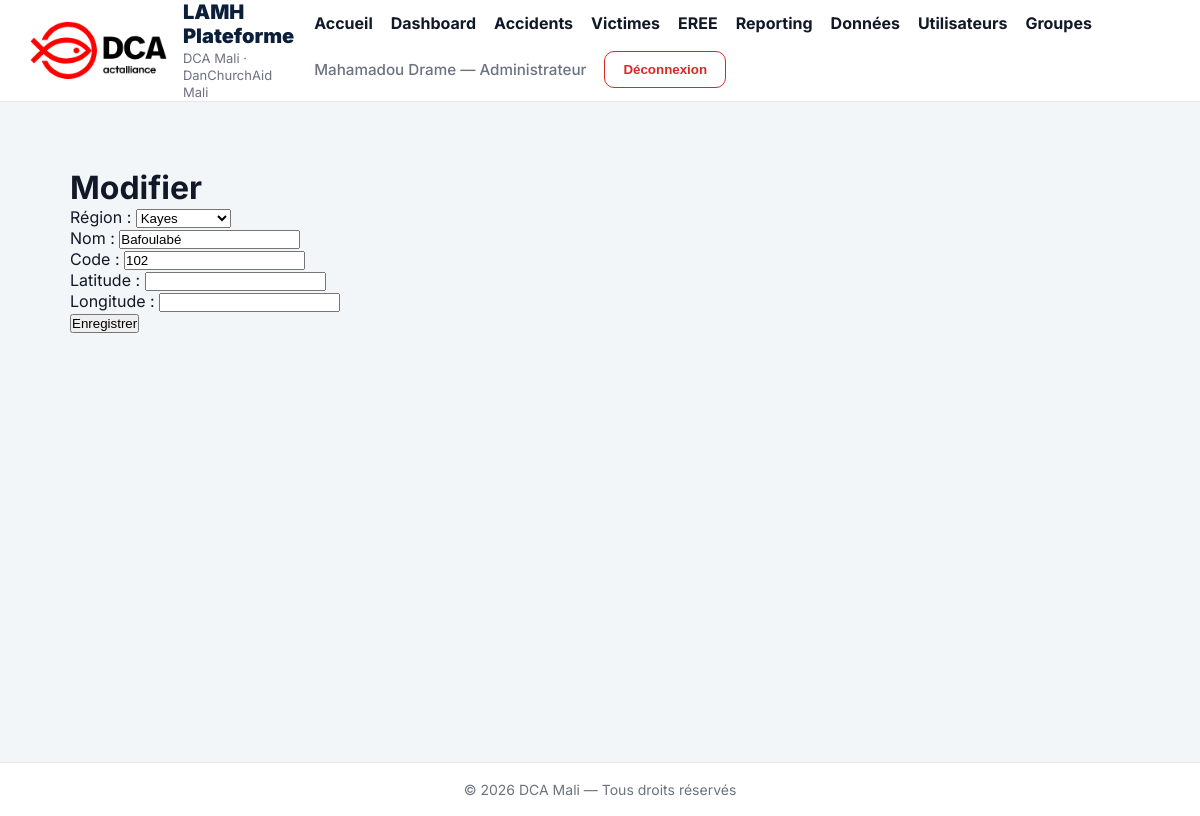
The app's page /data-management/cercles/2/edit/ (signed in) with its own data.
### apps/accounts/models.py (models this page shows, shortened)
class User(AbstractUser):
    ROLE_ADMIN = "ADMIN"
    ROLE_SUPERVISOR = "SUPERVISOR"
    ROLE_PROJECT_MANAGER = "PROJECT_MANAGER"
    ROLE_TECH_VALIDATOR = "TECH_VALIDATOR"
    ROLE_TECH_VERIFIER = "TECH_VERIFIER"
    ROLE_DATA_ENTRY = "DATA_ENTRY"
    ROLE_VIEWER = "VIEWER"
    ROLE_CHOICES = [
        (ROLE_ADMIN, "Administrateur"),
        (ROLE_SUPERVISOR, "Superviseur"),
        (ROLE_PROJECT_MANAGER, "Project Manager"),
        (ROLE_TECH_VALIDATOR, "Validateur technique"),
        (ROLE_TECH_VERIFIER,"Verification technique"),
        (ROLE_DATA_ENTRY, "Agent de saisie"),
        (ROLE_VIEWER, "Lecteur"),
    ]
    role = models.CharField(
        max_length=30,
        choices=ROLE_CHOICES,
        default=ROLE_VIEWER,
    )
    region = models.ForeignKey(
        "geo.Region",
        on_delete=models.SET_NULL,
        null=True,
        blank=True,
    )
    cercle = models.ForeignKey(
        "geo.Cercle",
        on_delete=models.SET_NULL,
        null=True,
        blank=True,
    )
    commune = models.ForeignKey(
        "geo.Commune",
        on_delete=models.SET_NULL,
        null=True,
        blank=True,
    )
    must_change_password = models.BooleanField(
        default=True,
        verbose_name="Doit changer le mot de passe"
    )
    temporary_password_created_at = models.DateTimeField(
        null=True,
        blank=True,
        verbose_name="Date création mot de passe temporaire"
    )
    last_password_change = models.DateTimeField(
        null=True,
        blank=True,
        verbose_name="Dernier changement mot de passe"
    )
    failed_login_attempts = models.PositiveIntegerField(
        default=0,
        verbose_name="Tentatives échouées"
    )
    account_locked_until = models.DateTimeField(
        null=True,
        blank=True,
        verbose_name="Compte verrouillé jusqu'à"
    )
    created_at = models.DateTimeField(
        auto_now_add=True
    )
    updated_at = models.DateTimeField(
        auto_now=True
    )

### apps/geo/models.py (models this page shows, shortened)
class Cercle(models.Model):
    region = models.ForeignKey(
        Region,
        on_delete=models.CASCADE,
        related_name="cercles",
        verbose_name="Région",
    )
    name = models.CharField("Nom", max_length=150)
    code = models.CharField("Code", max_length=20, unique=True)
    latitude = models.DecimalField(max_digits=10, decimal_places=7, null=True, blank=True)
    longitude = models.DecimalField(max_digits=10, decimal_places=7, null=True, blank=True)
    class Meta:
        ordering = ["name"]
        verbose_name = "Cercle"
        verbose_name_plural = "Cercles"
        unique_together = [("region", "name")]

class Region(models.Model):
    name = models.CharField("Nom", max_length=150)
    code = models.CharField("Code", max_length=20, unique=True)
    latitude = models.DecimalField(max_digits=10, decimal_places=7, null=True, blank=True)
    longitude = models.DecimalField(max_digits=10, decimal_places=7, null=True, blank=True)
    class Meta:
        ordering = ["name"]
        verbose_name = "Région"
        verbose_name_plural = "Régions"
    def __str__(self):
        return self.name

### apps/core/views.py (the view)
# urls.py: path("data-management/cercles/<int:pk>/edit/", views.edit_cercle, name="edit_cercle"),
@login_required
def edit_cercle(request, pk):
    cercle = get_object_or_404(Cercle, pk=pk)
    if request.method == "POST":
        form = CercleForm(request.POST, instance=cercle)
        if form.is_valid():
            form.save()
            return redirect("manage_cercles")
    else:
        form = CercleForm(instance=cercle)
    return render(request, "core/edit_cercle.html", {"form": form, "cercle": cercle})

### templates/core/edit_cercle.html (shortened to what this page needs)
{% extends "base.html" %}
{% block content %}
<div style="padding:40px;max-width:900px;">
    <h1>Modifier</h1>
    <form method="post">
        {{ form.as_p }}
        <button type="submit">Enregistrer</button>
    </form>
</div>
{% endblock %}

### templates/base.html (shortened to what this page needs)
{% load static %}
<!DOCTYPE html>
<html lang="fr">
<head>
    <link rel="stylesheet" href="{% static 'css/app.css' %}">
</head>
<body>
<header class="topbar">
    <div class="container topbar-inner">
        <div class="brand">
            <img src="{% static 'img/dca_logo.png' %}"
                 alt="DCA Logo"
                 class="logo-navbar">
            <div class="brand-text">
                <div class="brand-title">
                    LAMH Plateforme
                </div>
                <div class="brand-subtitle">
                    DCA Mali · DanChurchAid Mali
                </div>
            </div>
        </div>
        <nav class="nav">
            <a href="{% url 'home' %}" class="nav-link">
                Accueil
            </a>
            <a href="{% url 'dashboard' %}" class="nav-link">
                Dashboard
            </a>
            {% if user.is_authenticated %}
                <a href="{% url 'accident_list' %}" class="nav-link">
                    Accidents
                </a>
                <a href="{% url 'victim_list' %}" class="nav-link">
                    Victimes
                </a>
                <a href="{% url 'eree_list' %}" class="nav-link">
                    EREE
                </a>
                <a href="{% url 'reporting:reporting_home' %}" class="nav-link">
                    Reporting
                </a>
                <a href="{% url 'data_management' %}" class="nav-link">Données</a>
                {% if user.role == "ADMIN" %}
                    <a href="{% url 'admin_users' %}" class="nav-link">
                        Utilisateurs
                    </a>
                    <a href="{% url 'admin_groups' %}" class="nav-link">
                        Groupes
                    </a>
                {% endif %}
                <span class="nav-user">
                    {{ user.get_full_name|default:user.username }}
                    {% if user.role %}
                        — {{ user.get_role_display|default:user.role }}
                    {% endif %}
                </span>
                <form method="post"
                      action="{% url 'logout' %}"
                      class="logout-form">
                    <button type="submit"
                            class="btn btn-outline-light">
                        Déconnexion
                    </button>
                </form>
            {% else %}
                <a href="{% url 'login' %}"
                   class="btn btn-light">
                    Connexion
                </a>
            {% endif %}
        </nav>
    </div>
</header>
<main class="page">
    <div class="container">
        {% block content %}
        {% endblock %}
    </div>
</main>
<footer class="footer">
    <div class="container footer-inner footer-center">
        © 2026 DCA Mali — Tous droits réservés
    </div>
</footer>
</body>
</html>

### static/css/app.css (style rules this page uses)
:root { --primary: #b32025; --primary-dark: #8f1a1f; --bg: #f4f6f8; --surface: #ffffff; --text: #1f2937; --muted: #6b7280; --border: #e5e7eb; --topbar: #ffffff; --topbar-border: #d9dee5; --shadow: 0 8px 24px rgba(15, 23, 42, 0.08); --radius: 14px; --container: 1180px; }
* { box-sizing: border-box; }
body { margin: 0; font-family: Arial, Helvetica, sans-serif; background: var(--bg); color: var(--text); }
a { text-decoration: none; }
.container { width: min(var(--container), calc(100% - 32px)); margin: 0 auto; }
.topbar { background: var(--topbar); border-bottom: 1px solid var(--topbar-border); position: sticky; top: 0; z-index: 1000; }
.topbar-inner { min-height: 76px; display: flex; align-items: center; justify-content: space-between; gap: 18px; }
.brand { display: flex; align-items: center; gap: 14px; }
.brand-title { font-size: 1.15rem; font-weight: 700; line-height: 1.2; }
.brand-subtitle { font-size: 0.9rem; color: var(--muted); margin-top: 2px; }
.nav { display: flex; align-items: center; gap: 14px; flex-wrap: wrap; }
.nav-link { color: var(--text); font-weight: 600; }
.nav-user { color: var(--muted); font-size: 0.95rem; }
.page { padding: 34px 0 50px; }
.btn { display: inline-flex; align-items: center; justify-content: center; border-radius: 10px; padding: 11px 18px; font-weight: 700; border: none; cursor: pointer; transition: 0.2s ease; }
.btn-outline-light { background: transparent; color: var(--primary); border: 1px solid var(--primary); }
.logout-form { display: inline; }
.footer { margin-top: 40px; background: #ffffff; border-top: 1px solid var(--border); padding: 18px 0; }
.footer-inner { display: flex; justify-content: space-between; gap: 20px; color: var(--muted); font-size: 0.92rem; }
.footer-center { justify-content: center; text-align: center; }
.logo-navbar { height:38px; width:auto; object-fit:contain; }
.brand { display:flex; align-items:center; gap:10px; }

### templates/base.html (style rules this page uses)
* { margin:0; padding:0; box-sizing:border-box; }
body { font-family:'Inter', sans-serif; background:#f3f6f9; color:#111827; }
a { text-decoration:none; }
.container { width:95%; max-width:1500px; margin:auto; }
.topbar { background:white; border-bottom:1px solid #e5e7eb; position:sticky; top:0; z-index:1000; }
.topbar-inner { display:flex; justify-content:space-between; align-items:center; min-height:86px; gap:20px; }
.brand { display:flex; align-items:center; gap:16px; }
.logo-navbar { height:58px; width:auto; }
.brand-title { font-size:20px; font-weight:900; color:#0b1f3a; }
.brand-subtitle { font-size:13px; color:#6b7280; line-height:1.3; }
.nav { display:flex; align-items:center; gap:18px; flex-wrap:wrap; }
.nav-link { font-weight:700; color:#111827; transition:0.2s; position:relative; }
.nav-user { color:#6b7280; font-weight:500; }
.btn { display:inline-flex; align-items:center; justify-content:center; padding:10px 18px; border-radius:10px; font-weight:700; border:none; cursor:pointer; transition:0.2s; }
.btn-outline-light { background:transparent; border:1px solid #dc2626; color:#dc2626; }
.page { min-height:calc(100vh - 170px); padding:26px 0; }
.footer { background:white; border-top:1px solid #e5e7eb; padding:18px 0; margin-top:30px; }
.footer-inner { color:#6b7280; font-size:14px; }
.footer-center { text-align:center; }

### records on screen
User: get_full_name "Mahamadou Drame", role "Administrateur"
Cercle: region "Kayes", code "102"
Region: name "Bafoulabé"
